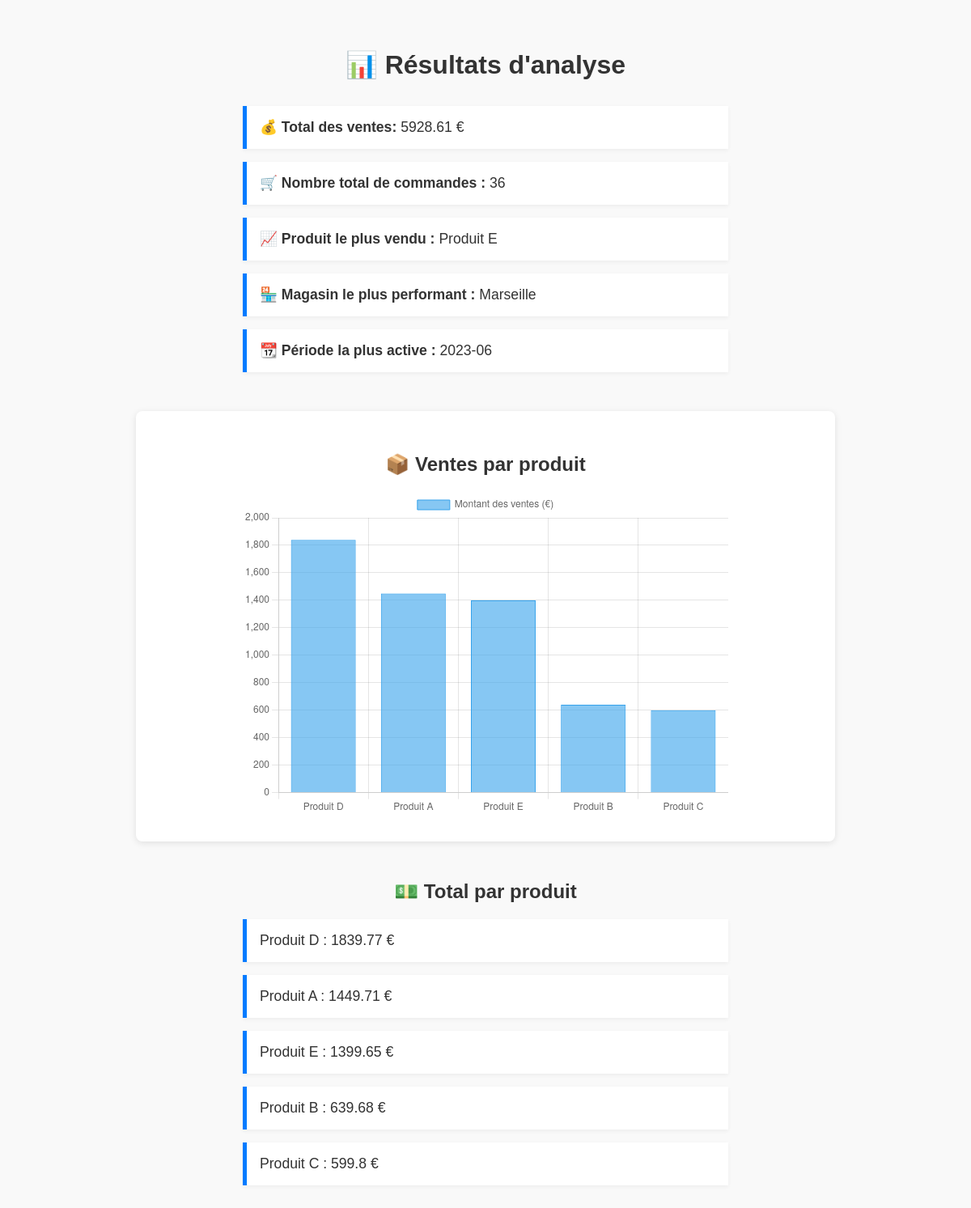
Screenshot of /stats with the database file from the repository.
### tables this page shows
CREATE TABLE produits (
    nom TEXT,
    ID_produit TEXT,
    prix REAL,
    stock INTEGER
);

CREATE TABLE magasins (
    ID_Magasin INTEGER PRIMARY KEY,
    Ville TEXT,
    Nombre_de_salaries INTEGER
);

### main.py (the view)
@app.route("/stats")
def stats():
    try:
        resultats = analyser_ventes_sql()  # Doit retourner {"labels": [...], "data": [...]}
        labels = resultats.get("labels", [])
        data = resultats.get("data", [])
        return render_template("stats.html", resultats=resultats, labels=labels, data=data)
    except Exception as e:
        app.logger.error(f"Erreur lors de l'analyse des ventes : {e}")
        return f"Erreur lors de l'analyse des ventes : {e}", 500

### analyze.py (called while the page is built)
def get_connection():
    conn = sqlite3.connect(DB_PATH)
    conn.row_factory = sqlite3.Row
    return conn

### templates/stats.html (shortened to what this page needs)
<!DOCTYPE html>
<html lang="fr">
  <head>
    <link
      rel="stylesheet"
      href="{{ url_for('static', filename='style.css') }}"
    />
  </head>
  <body>
    <h1>📊 Résultats d'analyse</h1>
    <ul>
      <li>
        💰 <strong>Total des ventes:</strong> {{ resultats.chiffre_affaires }} €
      </li>
      <li>
        🛒 <strong>Nombre total de commandes :</strong> {{
        resultats.nombre_commandes }}
      </li>
      <li>
        📈 <strong>Produit le plus vendu :</strong> {{ resultats.produit_top }}
      </li>
      <li>
        🏪 <strong>Magasin le plus performant :</strong> {{
        resultats.magasin_top }}
      </li>
      <li>
        📆 <strong>Période la plus active :</strong> {{ resultats.periode_top }}
      </li>
    </ul>
    <div class="chart-container">
      <h2 style="text-align: center">📦 Ventes par produit</h2>
      <canvas id="ventesChart" width="600" height="400"></canvas>
    </div>
    <script>
      const labels = {{ resultats.labels | tojson }};
      const data = {{ resultats.data | tojson }};
      const config = {
        type: 'bar',
        data: {
          labels: labels,
          datasets: [{
            label: 'Montant des ventes (€)',
            data: data,
            backgroundColor: 'rgba(54, 162, 235, 0.6)',
            borderColor: 'rgba(54, 162, 235, 1)',
            borderWidth: 1
          }]
        },
        options: {
          responsive: true,
          scales: {
            y: {
              beginAtZero: true
            }
          }
        }
      };
      new Chart(document.getElementById('ventesChart'), config);
    </script>
    <div
      class="totals-produits"
      style="max-width: 600px; margin: auto; margin-top: 2rem"
    >
      <h2 style="text-align: center">💵 Total par produit</h2>
      <ul>
        {% for item in resultats.totals_par_produit %}
        <li>{{ item.nom }} : {{ item.total }} €</li>
        {% endfor %}
      </ul>
    </div>
  </body>
</html>

### templates/stats.html (style rules this page uses)
body { font-family: Arial, sans-serif; padding: 2rem; background-color: #f9f9f9; color: #333; }
h1 { text-align: center; margin-bottom: 2rem; }
ul { list-style-type: none; padding: 0; max-width: 600px; margin: auto; }
li { background: white; margin-bottom: 1rem; padding: 1rem; border-left: 5px solid #007bff; box-shadow: 0 2px 5px rgba(0, 0, 0, 0.05); font-size: 1.1rem; }
.chart-container { max-width: 800px; margin: 3rem auto; background: white; padding: 2rem; box-shadow: 0 2px 8px rgba(0, 0, 0, 0.1); border-radius: 8px; }
canvas { display: block; margin: auto; }

### rows the page displays
produits: produit_top "Produit E", nom "Produit E", total "1399.65"
magasins: magasin_top "Marseille"
produits: nom "Produit D", total "1839.77"
produits: nom "Produit A", total "1449.71"
produits: nom "Produit B", total "639.68"
produits: nom "Produit C", total "599.8"

### other values shown
{{ resultats.chiffre_affaires }} "5928.61"
{{ resultats.nombre_commandes }} "36"
{{ resultats.periode_top }} "2023-06"
chart data {{ resultats.labels | tojson }} ["Produit D", "Produit A", "Produit E", "Produit B", "Produit C"]
chart data {{ resultats.data | tojson }} [1839.77, 1449.71, 1399.65, 639.68, 599.8]
